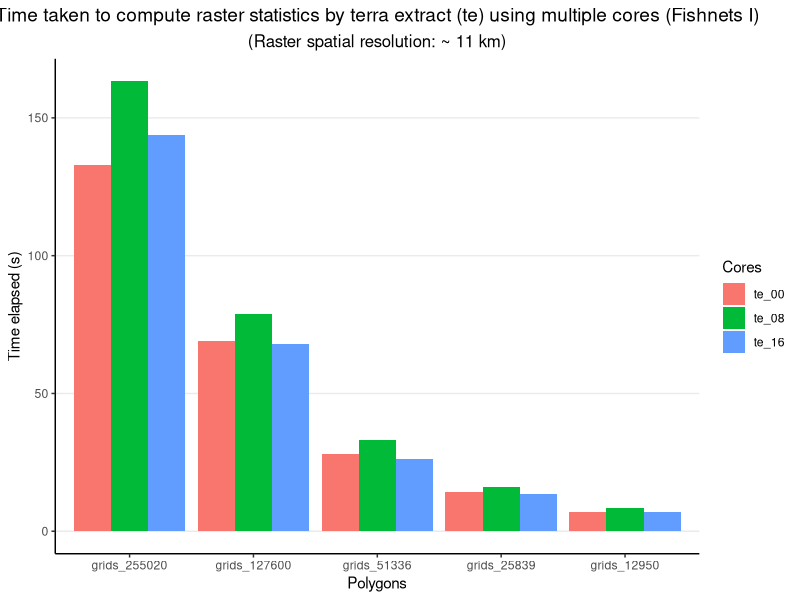
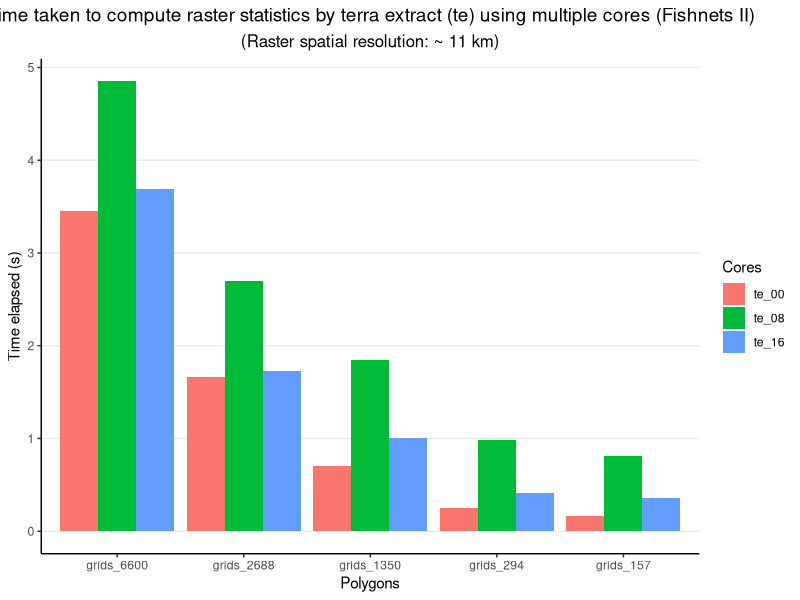
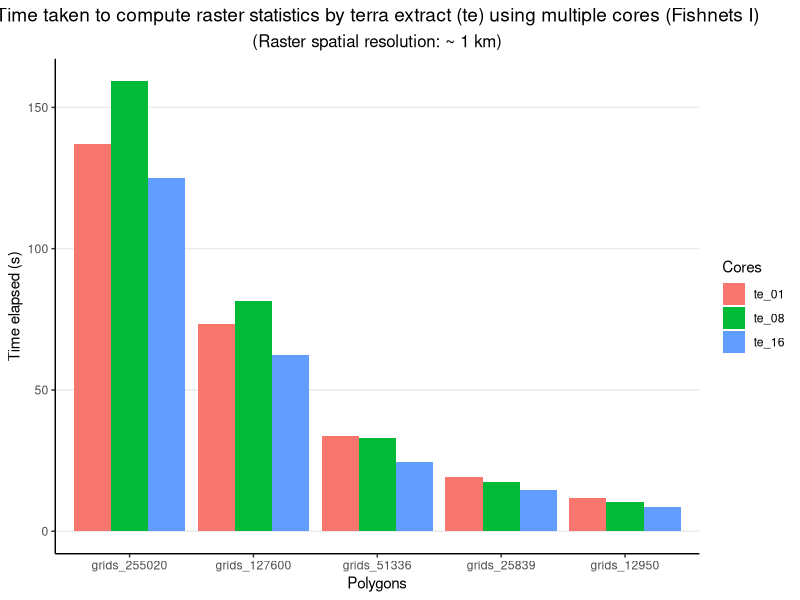
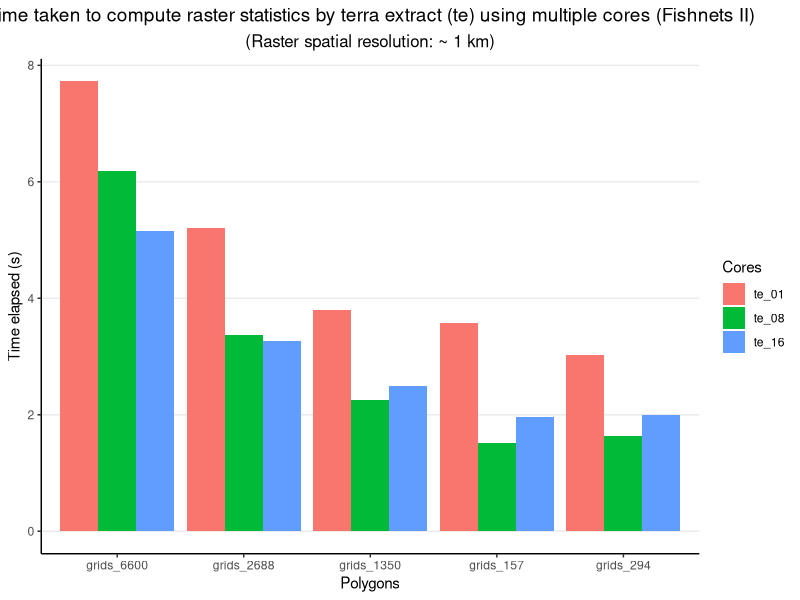
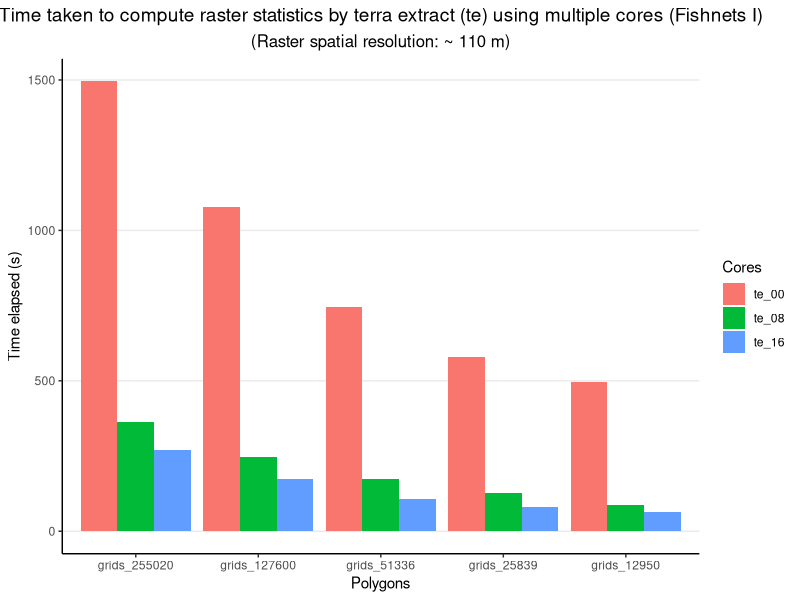
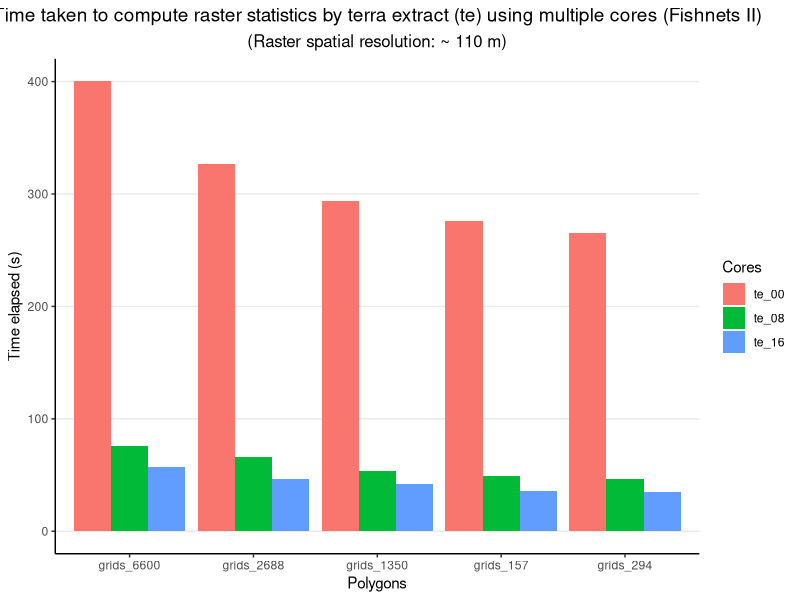
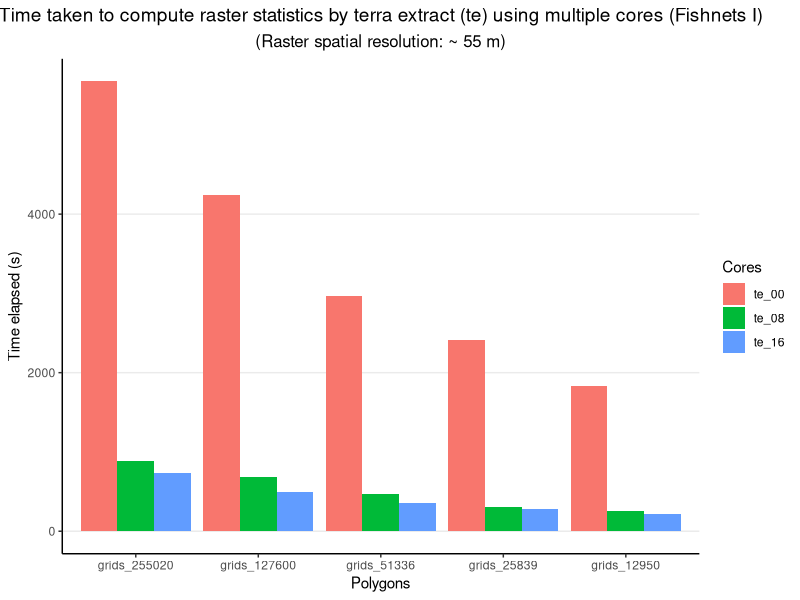
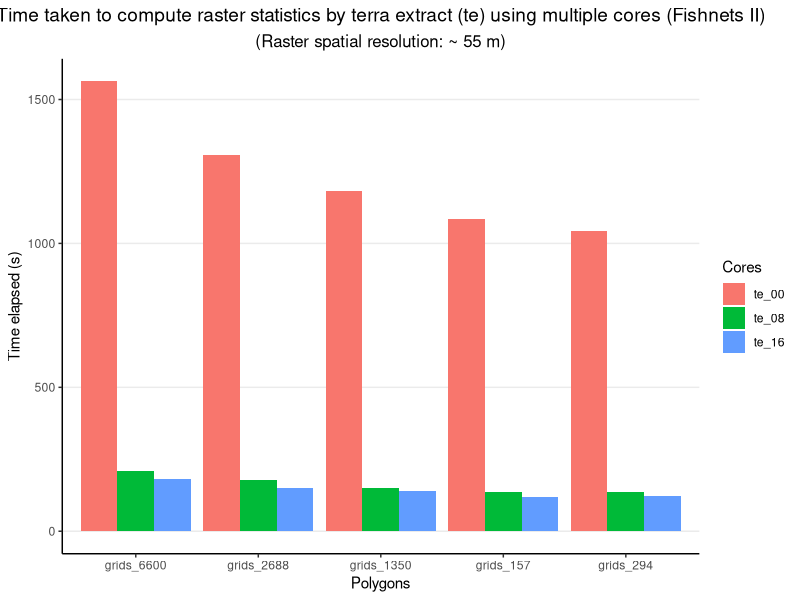

Generate these figures, in order, with R:
## ---- chunk 1

library(sf)
library(terra)
library(tidyr)
library(ggplot2)
library(tidyverse)
## ---- chunk 2

te01 <- read.csv("data/results/04_seq_v_par_fishnets/te_01.csv")
f <- te01[,1:6]
longf <- tidyr::pivot_longer(f,
                             cols = c("grids_255020", "grids_127600", "grids_51336", "grids_25839", "grids_12950"))
resultf <- ggplot(data = longf, aes(x = reorder(name, -value), y = value, fill = Cores)) +
  geom_col(position = "dodge") +
  theme_classic() +
  theme(panel.grid.major.y = element_line(), plot.title = element_text(size = rel(1.25), hjust = 0.5),
        plot.subtitle = element_text(size = rel(1.1), hjust = 0.5)) +
  labs(title = "Time taken to compute raster statistics by terra extract (te) using multiple cores (Fishnets I)", subtitle = "(Raster spatial resolution: ~ 11 km)") +
  xlab("Polygons") +
  ylab("Time elapsed (s)")


s <- te01[,c(1,7:11)]
longs <- tidyr::pivot_longer(s,
                             cols = c("grids_6600", "grids_2688", "grids_1350", "grids_294", "grids_157"))
results <- ggplot(data = longs, aes(x = reorder(name, -value), y = value, fill = Cores)) +
  geom_col(position = "dodge") +
  theme_classic() +
  theme(panel.grid.major.y = element_line(), plot.title = element_text(size = rel(1.25), hjust = 0.5),
        plot.subtitle = element_text(size = rel(1.1), hjust = 0.5)) +
  labs(title = "Time taken to compute raster statistics by terra extract (te) using multiple cores (Fishnets II)", subtitle = "(Raster spatial resolution: ~ 11 km)") +
  xlab("Polygons") +
  ylab("Time elapsed (s)")
## ---- chunk 3
resultf
results
## ---- chunk 4

te001 <- read.csv("data/results/04_seq_v_par_fishnets/te_001.csv")
f <- te001[,1:6]
longf <- tidyr::pivot_longer(f,
                             cols = c("grids_255020", "grids_127600", "grids_51336", "grids_25839", "grids_12950"))
resultf <- ggplot(data = longf, aes(x = reorder(name, -value), y = value, fill = Cores)) +
  geom_col(position = "dodge") +
  theme_classic() +
  theme(panel.grid.major.y = element_line(), plot.title = element_text(size = rel(1.25), hjust = 0.5),
        plot.subtitle = element_text(size = rel(1.1), hjust = 0.5)) +
  labs(title = "Time taken to compute raster statistics by terra extract (te) using multiple cores (Fishnets I)", subtitle = "(Raster spatial resolution: ~ 1 km)") +
  xlab("Polygons") +
  ylab("Time elapsed (s)")


s <- te001[,c(1,7:11)]
longs <- tidyr::pivot_longer(s,
                             cols = c("grids_6600", "grids_2688", "grids_1350", "grids_294", "grids_157"))
results <- ggplot(data = longs, aes(x = reorder(name, -value), y = value, fill = Cores)) +
  geom_col(position = "dodge") +
  theme_classic() +
  theme(panel.grid.major.y = element_line(), plot.title = element_text(size = rel(1.25), hjust = 0.5),
        plot.subtitle = element_text(size = rel(1.1), hjust = 0.5)) +
  labs(title = "Time taken to compute raster statistics by terra extract (te) using multiple cores (Fishnets II)", subtitle = "(Raster spatial resolution: ~ 1 km)") +
  xlab("Polygons") +
  ylab("Time elapsed (s)")
## ---- chunk 5
resultf
results
## ---- chunk 6

te0001 <- read.csv("data/results/04_seq_v_par_fishnets/te_0001.csv")
f <- te0001[,1:6]
longf <- tidyr::pivot_longer(f,
                             cols = c("grids_255020", "grids_127600", "grids_51336", "grids_25839", "grids_12950"))
resultf <- ggplot(data = longf, aes(x = reorder(name, -value), y = value, fill = Cores)) +
  geom_col(position = "dodge") +
  theme_classic() +
  theme(panel.grid.major.y = element_line(), plot.title = element_text(size = rel(1.25), hjust = 0.5),
        plot.subtitle = element_text(size = rel(1.1), hjust = 0.5)) +
  labs(title = "Time taken to compute raster statistics by terra extract (te) using multiple cores (Fishnets I)", subtitle = "(Raster spatial resolution: ~ 110 m)") +
  xlab("Polygons") +
  ylab("Time elapsed (s)")


s <- te0001[,c(1,7:11)]
longs <- tidyr::pivot_longer(s,
                             cols = c("grids_6600", "grids_2688", "grids_1350", "grids_294", "grids_157"))
results <- ggplot(data = longs, aes(x = reorder(name, -value), y = value, fill = Cores)) +
  geom_col(position = "dodge") +
  theme_classic() +
  theme(panel.grid.major.y = element_line(), plot.title = element_text(size = rel(1.25), hjust = 0.5),
        plot.subtitle = element_text(size = rel(1.1), hjust = 0.5)) +
  labs(title = "Time taken to compute raster statistics by terra extract (te) using multiple cores (Fishnets II)", subtitle = "(Raster spatial resolution: ~ 110 m)") +
  xlab("Polygons") +
  ylab("Time elapsed (s)")
## ---- chunk 7
resultf
results
## ---- chunk 8

te00005 <- read.csv("data/results/04_seq_v_par_fishnets/te_00005.csv")
f <- te00005[,1:6]
longf <- tidyr::pivot_longer(f,
                             cols = c("grids_255020", "grids_127600", "grids_51336", "grids_25839", "grids_12950"))
resultf <- ggplot(data = longf, aes(x = reorder(name, -value), y = value, fill = Cores)) +
  geom_col(position = "dodge") +
  theme_classic() +
  theme(panel.grid.major.y = element_line(), plot.title = element_text(size = rel(1.25), hjust = 0.5),
        plot.subtitle = element_text(size = rel(1.1), hjust = 0.5)) +
  labs(title = "Time taken to compute raster statistics by terra extract (te) using multiple cores (Fishnets I)", subtitle = "(Raster spatial resolution: ~ 55 m)") +
  xlab("Polygons") +
  ylab("Time elapsed (s)")


s <- te00005[,c(1,7:11)]
longs <- tidyr::pivot_longer(s,
                             cols = c("grids_6600", "grids_2688", "grids_1350", "grids_294", "grids_157"))
results <- ggplot(data = longs, aes(x = reorder(name, -value), y = value, fill = Cores)) +
  geom_col(position = "dodge") +
  theme_classic() +
  theme(panel.grid.major.y = element_line(), plot.title = element_text(size = rel(1.25), hjust = 0.5),
        plot.subtitle = element_text(size = rel(1.1), hjust = 0.5)) +
  labs(title = "Time taken to compute raster statistics by terra extract (te) using multiple cores (Fishnets II)", subtitle = "(Raster spatial resolution: ~ 55 m)") +
  xlab("Polygons") +
  ylab("Time elapsed (s)")
## ---- chunk 9
resultf
results
## ---- chunk 10

ee01 <- read.csv("data/results/04_seq_v_par_fishnets/ee_01.csv")
f <- ee01[,1:6]
longf <- tidyr::pivot_longer(f,
                             cols = c("grids_255020", "grids_127600", "grids_51336", "grids_25839", "grids_12950"))
resultf <- ggplot(data = longf, aes(x = reorder(name, -value), y = value, fill = Cores)) +
  geom_col(position = "dodge") +
  theme_classic() +
  theme(panel.grid.major.y = element_line(), plot.title = element_text(size = rel(1.25), hjust = 0.5),
        plot.subtitle = element_text(size = rel(1.1), hjust = 0.5)) +
  labs(title = "Time taken to compute raster statistics by exact extract (ee) using multiple cores (Fishnets I)", subtitle = "(Raster spatial resolution: ~ 11 km)") +
  xlab("Polygons") +
  ylab("Time elapsed (s)")


s <- ee01[,c(1,7:11)]
longs <- tidyr::pivot_longer(s,
                             cols = c("grids_6600", "grids_2688", "grids_1350", "grids_294", "grids_157"))
results <- ggplot(data = longs, aes(x = reorder(name, -value), y = value, fill = Cores)) +
  geom_col(position = "dodge") +
  theme_classic() +
  theme(panel.grid.major.y = element_line(), plot.title = element_text(size = rel(1.25), hjust = 0.5),
        plot.subtitle = element_text(size = rel(1.1), hjust = 0.5)) +
  labs(title = "Time taken to compute raster statistics by exact extract (ee) using multiple cores (Fishnets II)", subtitle = "(Raster spatial resolution: ~ 11 km)") +
  xlab("Polygons") +
  ylab("Time elapsed (s)")
## ---- chunk 11
resultf
results
## ---- chunk 12

ee001 <- read.csv("data/results/04_seq_v_par_fishnets/ee_001.csv")
f <- ee001[,1:6]
longf <- tidyr::pivot_longer(f,
                             cols = c("grids_255020", "grids_127600", "grids_51336", "grids_25839", "grids_12950"))
resultf <- ggplot(data = longf, aes(x = reorder(name, -value), y = value, fill = Cores)) +
  geom_col(position = "dodge") +
  theme_classic() +
  theme(panel.grid.major.y = element_line(), plot.title = element_text(size = rel(1.25), hjust = 0.5),
        plot.subtitle = element_text(size = rel(1.1), hjust = 0.5)) +
  labs(title = "Time taken to compute raster statistics by exact extract (ee) using multiple cores (Fishnets I)", subtitle = "(Raster spatial resolution: ~ 1 km)") +
  xlab("Polygons") +
  ylab("Time elapsed (s)")


s <- ee001[,c(1,7:11)]
longs <- tidyr::pivot_longer(s,
                             cols = c("grids_6600", "grids_2688", "grids_1350", "grids_294", "grids_157"))
results <- ggplot(data = longs, aes(x = reorder(name, -value), y = value, fill = Cores)) +
  geom_col(position = "dodge") +
  theme_classic() +
  theme(panel.grid.major.y = element_line(), plot.title = element_text(size = rel(1.25), hjust = 0.5),
        plot.subtitle = element_text(size = rel(1.1), hjust = 0.5)) +
  labs(title = "Time taken to compute raster statistics by exact extract (ee) using multiple cores (Fishnets II)", subtitle = "(Raster spatial resolution: ~ 1 km)") +
  xlab("Polygons") +
  ylab("Time elapsed (s)")
## ---- chunk 13
resultf
results
## ---- chunk 14

ee0001 <- read.csv("data/results/04_seq_v_par_fishnets/ee_0001.csv")
f <- ee0001[,1:6]
longf <- tidyr::pivot_longer(f,
                             cols = c("grids_255020", "grids_127600", "grids_51336", "grids_25839", "grids_12950"))
resultf <- ggplot(data = longf, aes(x = reorder(name, -value), y = value, fill = Cores)) +
  geom_col(position = "dodge") +
  theme_classic() +
  theme(panel.grid.major.y = element_line(), plot.title = element_text(size = rel(1.25), hjust = 0.5),
        plot.subtitle = element_text(size = rel(1.1), hjust = 0.5)) +
  labs(title = "Time taken to compute raster statistics by exact extract (ee) using multiple cores (Fishnets I)", subtitle = "(Raster spatial resolution: ~ 110 m)") +
  xlab("Polygons") +
  ylab("Time elapsed (s)")


s <- ee0001[,c(1,7:11)]
longs <- tidyr::pivot_longer(s,
                             cols = c("grids_6600", "grids_2688", "grids_1350", "grids_294", "grids_157"))
results <- ggplot(data = longs, aes(x = reorder(name, -value), y = value, fill = Cores)) +
  geom_col(position = "dodge") +
  theme_classic() +
  theme(panel.grid.major.y = element_line(), plot.title = element_text(size = rel(1.25), hjust = 0.5),
        plot.subtitle = element_text(size = rel(1.1), hjust = 0.5)) +
  labs(title = "Time taken to compute raster statistics by exact extract (ee) using multiple cores (Fishnets II)", subtitle = "(Raster spatial resolution: ~ 110 m)") +
  xlab("Polygons") +
  ylab("Time elapsed (s)")
## ---- chunk 15
resultf
results
## ---- chunk 16

ee00005 <- read.csv("data/results/04_seq_v_par_fishnets/ee_00005.csv")
f <- ee00005[,1:6]
longf <- tidyr::pivot_longer(f,
                             cols = c("grids_255020", "grids_127600", "grids_51336", "grids_25839", "grids_12950"))
resultf <- ggplot(data = longf, aes(x = reorder(name, -value), y = value, fill = Cores)) +
  geom_col(position = "dodge") +
  theme_classic() +
  theme(panel.grid.major.y = element_line(), plot.title = element_text(size = rel(1.25), hjust = 0.5),
        plot.subtitle = element_text(size = rel(1.1), hjust = 0.5)) +
  labs(title = "Time taken to compute raster statistics by exact extract (ee) using multiple cores (Fishnets I)", subtitle = "(Raster spatial resolution: ~ 55 m)") +
  xlab("Polygons") +
  ylab("Time elapsed (s)")


s <- ee00005[,c(1,7:11)]
longs <- tidyr::pivot_longer(s,
                             cols = c("grids_6600", "grids_2688", "grids_1350", "grids_294", "grids_157"))
results <- ggplot(data = longs, aes(x = reorder(name, -value), y = value, fill = Cores)) +
  geom_col(position = "dodge") +
  theme_classic() +
  theme(panel.grid.major.y = element_line(), plot.title = element_text(size = rel(1.25), hjust = 0.5),
        plot.subtitle = element_text(size = rel(1.1), hjust = 0.5)) +
  labs(title = "Time taken to compute raster statistics by exact extract (ee) using multiple cores (Fishnets II)", subtitle = "(Raster spatial resolution: ~ 55 m)") +
  xlab("Polygons") +
  ylab("Time elapsed (s)")
## ---- chunk 17
resultf
results
## ---- chunk 18

tz01 <- read.csv("data/results/04_seq_v_par_fishnets/tz_01.csv")
f <- tz01[,1:6]
longf <- tidyr::pivot_longer(f,
                             cols = c("grids_255020", "grids_127600", "grids_51336", "grids_25839", "grids_12950"))
resultf <- ggplot(data = longf, aes(x = reorder(name, -value), y = value, fill = Cores)) +
  geom_col(position = "dodge") +
  theme_classic() +
  theme(panel.grid.major.y = element_line(), plot.title = element_text(size = rel(1.25), hjust = 0.5),
        plot.subtitle = element_text(size = rel(1.1), hjust = 0.5)) +
  labs(title = "Time taken to compute raster statistics by terra zonal (tz) using multiple cores (Fishnets I)", subtitle = "(Raster spatial resolution: ~ 11 km)") +
  xlab("Polygons") +
  ylab("Time elapsed (s)")


s <- tz01[,c(1,7:11)]
longs <- tidyr::pivot_longer(s,
                             cols = c("grids_6600", "grids_2688", "grids_1350", "grids_294", "grids_157"))
results <- ggplot(data = longs, aes(x = reorder(name, -value), y = value, fill = Cores)) +
  geom_col(position = "dodge") +
  theme_classic() +
  theme(panel.grid.major.y = element_line(), plot.title = element_text(size = rel(1.25), hjust = 0.5),
        plot.subtitle = element_text(size = rel(1.1), hjust = 0.5)) +
  labs(title = "Time taken to compute raster statistics by terra zonal (tz) using multiple cores (Fishnets II)", subtitle = "(Raster spatial resolution: ~ 11 km)") +
  xlab("Polygons") +
  ylab("Time elapsed (s)")
## ---- chunk 19
resultf
results
## ---- chunk 20

tz001 <- read.csv("data/results/04_seq_v_par_fishnets/tz_001.csv")
f <- tz001[,1:6]
longf <- tidyr::pivot_longer(f,
                             cols = c("grids_255020", "grids_127600", "grids_51336", "grids_25839", "grids_12950"))
resultf <- ggplot(data = longf, aes(x = reorder(name, -value), y = value, fill = Cores)) +
  geom_col(position = "dodge") +
  theme_classic() +
  theme(panel.grid.major.y = element_line(), plot.title = element_text(size = rel(1.25), hjust = 0.5),
        plot.subtitle = element_text(size = rel(1.1), hjust = 0.5)) +
  labs(title = "Time taken to compute raster statistics by terra zonal (tz) using multiple cores (Fishnets I)", subtitle = "(Raster spatial resolution: ~ 1 km)") +
  xlab("Polygons") +
  ylab("Time elapsed (s)")


s <- tz001[,c(1,7:11)]
longs <- tidyr::pivot_longer(s,
                             cols = c("grids_6600", "grids_2688", "grids_1350", "grids_294", "grids_157"))
results <- ggplot(data = longs, aes(x = reorder(name, -value), y = value, fill = Cores)) +
  geom_col(position = "dodge") +
  theme_classic() +
  theme(panel.grid.major.y = element_line(), plot.title = element_text(size = rel(1.25), hjust = 0.5),
        plot.subtitle = element_text(size = rel(1.1), hjust = 0.5)) +
  labs(title = "Time taken to compute raster statistics by terra zonal (tz) using multiple cores (Fishnets II)", subtitle = "(Raster spatial resolution: ~ 1 km)") +
  xlab("Polygons") +
  ylab("Time elapsed (s)")
## ---- chunk 21
resultf
results
## ---- chunk 22

final01 <- read.csv("data/results/04_seq_v_par_fishnets/final_01.csv")
f <- final01[,1:6]
longf <- tidyr::pivot_longer(f,
                             cols = c("grids_255020", "grids_127600", "grids_51336", "grids_25839", "grids_12950"))
resultf <- ggplot(data = longf, aes(x = reorder(name, -value), y = value, fill = Cores)) +
  geom_col(position = "dodge") +
  scale_fill_manual(values = c("#74c476", "#41ab5d", "#238b45",
                               "#fc8d59", "#ef6548", "#d7301f",
                               "#6baed6", "#4292c6", "#2171b5")) +
  theme_classic() +
  theme(panel.grid.major.y = element_line(), plot.title = element_text(size = rel(1.25), hjust = 0.5),
        plot.subtitle = element_text(size = rel(1.1), hjust = 0.5)) +
  labs(title = "Time taken by exact extract (ee), terra extract (te), and terra zonal (tz) using multiple cores to compute raster statistics (Fishnets I)", subtitle = "(Raster spatial resolution: ~ 11 km)") +
  xlab("Polygons") +
  ylab("Time elapsed (s)")


s <- final01[,c(1,7:11)]
longs <- tidyr::pivot_longer(s,
                             cols = c("grids_6600", "grids_2688", "grids_1350", "grids_294", "grids_157"))
results <- ggplot(data = longs, aes(x = reorder(name, -value), y = value, fill = Cores)) +
  geom_col(position = "dodge") +
  scale_fill_manual(values = c("#74c476", "#41ab5d", "#238b45",
                               "#fc8d59", "#ef6548", "#d7301f",
                               "#6baed6", "#4292c6", "#2171b5")) +
  theme_classic() +
  theme(panel.grid.major.y = element_line(), plot.title = element_text(size = rel(1.25), hjust = 0.5),
        plot.subtitle = element_text(size = rel(1.1), hjust = 0.5)) +
  labs(title = "Time taken by exact extract (ee), terra extract (te), and terra zonal (tz) using multiple cores to compute raster statistics (Fishnets II)", subtitle = "(Raster spatial resolution: ~ 11 km)") +
  xlab("Polygons") +
  ylab("Time elapsed (s)")
## ---- chunk 23
resultf
results
## ---- chunk 24

final001 <- read.csv("data/results/04_seq_v_par_fishnets/final_001.csv")
f <- final001[,1:6]
longf <- tidyr::pivot_longer(f,
                             cols = c("grids_255020", "grids_127600", "grids_51336", "grids_25839", "grids_12950"))
resultf <- ggplot(data = longf, aes(x = reorder(name, -value), y = value, fill = Cores)) +
  geom_col(position = "dodge") +
  scale_fill_manual(values = c("#74c476", "#41ab5d", "#238b45",
                             "#fc8d59", "#ef6548", "#d7301f",
                             "#6baed6", "#4292c6", "#2171b5")) +
  theme_classic() +
  theme(panel.grid.major.y = element_line(), plot.title = element_text(size = rel(1.25), hjust = 0.5),
        plot.subtitle = element_text(size = rel(1.1), hjust = 0.5)) +
  labs(title = "Time taken by exact extract (ee), terra extract (te) and terra zonal (tz) using multiple cores to compute raster statistics (Fishnets I)", subtitle = "(Raster spatial resolution: ~ 1 km)") +
  xlab("Polygons") +
  ylab("Time elapsed (s)")


s <- final001[,c(1,7:11)]
longs <- tidyr::pivot_longer(s,
                             cols = c("grids_6600", "grids_2688", "grids_1350", "grids_294", "grids_157"))
results <- ggplot(data = longs, aes(x = reorder(name, -value), y = value, fill = Cores)) +
  geom_col(position = "dodge") +
  scale_fill_manual(values = c("#74c476", "#41ab5d", "#238b45",
                             "#fc8d59", "#ef6548", "#d7301f",
                             "#6baed6", "#4292c6", "#2171b5")) +
  theme_classic() +
  theme(panel.grid.major.y = element_line(), plot.title = element_text(size = rel(1.25), hjust = 0.5),
        plot.subtitle = element_text(size = rel(1.1), hjust = 0.5)) +
  labs(title = "Time taken by exact extract (ee), terra extract (te) and terra zonal (tz) using multiple cores to compute raster statistics (Fishnets II)", subtitle = "(Raster spatial resolution: ~ 1 km)") +
  xlab("Polygons") +
  ylab("Time elapsed (s)")

# w/o terra zonal
final001_new <- final001[-c(2:3), ]
f <- final001_new[,1:6]
longf <- tidyr::pivot_longer(f,
                             cols = c("grids_255020", "grids_127600", "grids_51336", "grids_25839", "grids_12950"))
resultf_new <- ggplot(data = longf, aes(x = reorder(name, -value), y = value, fill = Cores)) +
  geom_col(position = "dodge") +
  scale_fill_manual(values = c("#74c476", "#41ab5d", "#238b45",
                             "#fc8d59", "#ef6548", "#d7301f",
                             "#4292c6")) +
  theme_classic() +
  theme(panel.grid.major.y = element_line(), plot.title = element_text(size = rel(1.25), hjust = 0.5),
        plot.subtitle = element_text(size = rel(1.1), hjust = 0.5)) +
  labs(title = "Time taken by exact extract (ee), terra extract (te) and terra zonal (tz) using multiple cores to compute raster statistics (Fishnets I)", subtitle = "(Raster spatial resolution: ~ 1 km)") +
  xlab("Polygons") +
  ylab("Time elapsed (s)")


s <- final001_new[,c(1,7:11)]
longs <- tidyr::pivot_longer(s,
                             cols = c("grids_6600", "grids_2688", "grids_1350", "grids_294", "grids_157"))
results_new <- ggplot(data = longs, aes(x = reorder(name, -value), y = value, fill = Cores)) +
  geom_col(position = "dodge") +
  scale_fill_manual(values = c("#74c476", "#41ab5d", "#238b45",
                             "#fc8d59", "#ef6548", "#d7301f",
                             "#4292c6")) +
  theme_classic() +
  theme(panel.grid.major.y = element_line(), plot.title = element_text(size = rel(1.25), hjust = 0.5),
        plot.subtitle = element_text(size = rel(1.1), hjust = 0.5)) +
  labs(title = "Time taken by exact extract (ee), terra extract (te) and terra zonal (tz) using multiple cores to compute raster statistics (Fishnets II)", subtitle = "(Raster spatial resolution: ~ 1 km)") +
  xlab("Polygons") +
  ylab("Time elapsed (s)")
## ---- chunk 25
resultf
results
## ---- chunk 26
resultf_new
results_new
## ---- chunk 27

final0001 <- read.csv("data/results/04_seq_v_par_fishnets/final_0001.csv")
f <- final0001[,1:6]
longf <- tidyr::pivot_longer(f,
                             cols = c("grids_255020", "grids_127600", "grids_51336", "grids_25839", "grids_12950"))
resultf <- ggplot(data = longf, aes(x = reorder(name, -value), y = value, fill = Cores)) +
  geom_col(position = "dodge") +
  scale_fill_manual(values = c("#41ab5d", "#238b45", "#005a32",
                               "#ef6548", "#d7301f", "#990000")) +
  theme_classic() +
  theme(panel.grid.major.y = element_line(), plot.title = element_text(size = rel(1.25), hjust = 0.5),
        plot.subtitle = element_text(size = rel(1.1), hjust = 0.5)) +
  labs(title = "Time taken by exact extract (ee) and terra extract (te) using multiple cores to compute raster statistics (Fishnets I)", subtitle = "(Raster spatial resolution: ~ 110 m)") +
  xlab("Polygons") +
  ylab("Time elapsed (s)")


s <- final0001[,c(1,7:11)]
longs <- tidyr::pivot_longer(s,
                             cols = c("grids_6600", "grids_2688", "grids_1350", "grids_294", "grids_157"))
results <- ggplot(data = longs, aes(x = reorder(name, -value), y = value, fill = Cores)) +
  geom_col(position = "dodge") +
  scale_fill_manual(values = c("#41ab5d", "#238b45", "#005a32",
                               "#ef6548", "#d7301f", "#990000")) +
  theme_classic() +
  theme(panel.grid.major.y = element_line(), plot.title = element_text(size = rel(1.25), hjust = 0.5),
        plot.subtitle = element_text(size = rel(1.1), hjust = 0.5)) +
  labs(title = "Time taken by exact extract (ee) and terra extract (te) using multiple cores to compute raster statistics (Fishnets II)", subtitle = "(Raster spatial resolution: ~ 110 m)") +
  xlab("Polygons") +
  ylab("Time elapsed (s)")

# w/o terra extract (sequential)
final0001_new <- final0001[2:6, ]
f <- final0001_new[,1:6]
longf <- tidyr::pivot_longer(f,
                             cols = c("grids_255020", "grids_127600", "grids_51336", "grids_25839", "grids_12950"))
resultf_new <- ggplot(data = longf, aes(x = reorder(name, -value), y = value, fill = Cores)) +
  geom_col(position = "dodge") +
  scale_fill_manual(values = c("#74c476", "#41ab5d", "#238b45",
                             "#fc8d59", "#ef6548")) +
  theme_classic() +
  theme(panel.grid.major.y = element_line(), plot.title = element_text(size = rel(1.25), hjust = 0.5),
        plot.subtitle = element_text(size = rel(1.1), hjust = 0.5)) +
  labs(title = "Time taken by exact extract (ee) and terra extract (te) using multiple cores to compute raster statistics (Fishnets I)", subtitle = "(Raster spatial resolution: ~ 110 m)") +
  xlab("Polygons") +
  ylab("Time elapsed (s)")


s <- final0001_new[,c(1,7:11)]
longs <- tidyr::pivot_longer(s,
                             cols = c("grids_6600", "grids_2688", "grids_1350", "grids_294", "grids_157"))
results_new <- ggplot(data = longs, aes(x = reorder(name, -value), y = value, fill = Cores)) +
  geom_col(position = "dodge") +
  scale_fill_manual(values = c("#74c476", "#41ab5d", "#238b45",
                             "#fc8d59", "#ef6548")) +
  theme_classic() +
  theme(panel.grid.major.y = element_line(), plot.title = element_text(size = rel(1.25), hjust = 0.5),
        plot.subtitle = element_text(size = rel(1.1), hjust = 0.5)) +
  labs(title = "Time taken by exact extract (ee) and terra extract (te) using multiple cores to compute raster statistics (Fishnets II)", subtitle = "(Raster spatial resolution: ~ 110 m)") +
  xlab("Polygons") +
  ylab("Time elapsed (s)")
## ---- chunk 28
resultf
results
## ---- chunk 29
resultf_new
results_new
## ---- chunk 30

final00005 <- read.csv("data/results/04_seq_v_par_fishnets/final_00005.csv")
f <- final00005[,1:6]
longf <- tidyr::pivot_longer(f,
                             cols = c("grids_255020", "grids_127600", "grids_51336", "grids_25839", "grids_12950"))
resultf <- ggplot(data = longf, aes(x = reorder(name, -value), y = value, fill = Cores)) +
  geom_col(position = "dodge") +
  scale_fill_manual(values = c("#41ab5d", "#238b45", "#005a32",
                               "#ef6548", "#d7301f", "#990000")) +
  theme_classic() +
  theme(panel.grid.major.y = element_line(), plot.title = element_text(size = rel(1.25), hjust = 0.5),
        plot.subtitle = element_text(size = rel(1.1), hjust = 0.5)) +
  labs(title = "Time taken by exact extract (ee) and terra extract (te) using multiple cores to compute raster statistics (Fishnets I)", subtitle = "(Raster spatial resolution: ~ 55 m)") +
  xlab("Polygons") +
  ylab("Time elapsed (s)")


s <- final00005[,c(1,7:11)]
longs <- tidyr::pivot_longer(s,
                             cols = c("grids_6600", "grids_2688", "grids_1350", "grids_294", "grids_157"))
results <- ggplot(data = longs, aes(x = reorder(name, -value), y = value, fill = Cores)) +
  geom_col(position = "dodge") +
  scale_fill_manual(values = c("#41ab5d", "#238b45", "#005a32",
                               "#ef6548", "#d7301f", "#990000")) +
  theme_classic() +
  theme(panel.grid.major.y = element_line(), plot.title = element_text(size = rel(1.25), hjust = 0.5),
        plot.subtitle = element_text(size = rel(1.1), hjust = 0.5)) +
  labs(title = "Time taken by exact extract (ee) and terra extract (te) using multiple cores to compute raster statistics (Fishnets II)", subtitle = "(Raster spatial resolution: ~ 55 m)") +
  xlab("Polygons") +
  ylab("Time elapsed (s)")

# w/o terra extract (sequential)
final00005_new <- final00005[2:6, ]
f <- final00005_new[,1:6]
longf <- tidyr::pivot_longer(f,
                             cols = c("grids_255020", "grids_127600", "grids_51336", "grids_25839", "grids_12950"))
resultf_new <- ggplot(data = longf, aes(x = reorder(name, -value), y = value, fill = Cores)) +
  geom_col(position = "dodge") +
  scale_fill_manual(values = c("#74c476", "#41ab5d", "#238b45",
                             "#fc8d59", "#ef6548")) +
  theme_classic() +
  theme(panel.grid.major.y = element_line(), plot.title = element_text(size = rel(1.25), hjust = 0.5),
        plot.subtitle = element_text(size = rel(1.1), hjust = 0.5)) +
  labs(title = "Time taken by exact extract (ee) and terra extract (te) using multiple cores to compute raster statistics (Fishnets I)", subtitle = "(Raster spatial resolution: ~ 55 m)") +
  xlab("Polygons") +
  ylab("Time elapsed (s)")


s <- final00005_new[,c(1,7:11)]
longs <- tidyr::pivot_longer(s,
                             cols = c("grids_6600", "grids_2688", "grids_1350", "grids_294", "grids_157"))
results_new <- ggplot(data = longs, aes(x = reorder(name, -value), y = value, fill = Cores)) +
  geom_col(position = "dodge") +
  scale_fill_manual(values = c("#74c476", "#41ab5d", "#238b45",
                             "#fc8d59", "#ef6548")) +
  theme_classic() +
  theme(panel.grid.major.y = element_line(), plot.title = element_text(size = rel(1.25), hjust = 0.5),
        plot.subtitle = element_text(size = rel(1.1), hjust = 0.5)) +
  labs(title = "Time taken by exact extract (ee) and terra extract (te) using multiple cores to compute raster statistics (Fishnets II)", subtitle = "(Raster spatial resolution: ~ 55 m)") +
  xlab("Polygons") +
  ylab("Time elapsed (s)")
## ---- chunk 31
resultf
results
## ---- chunk 32
resultf_new
results_new
